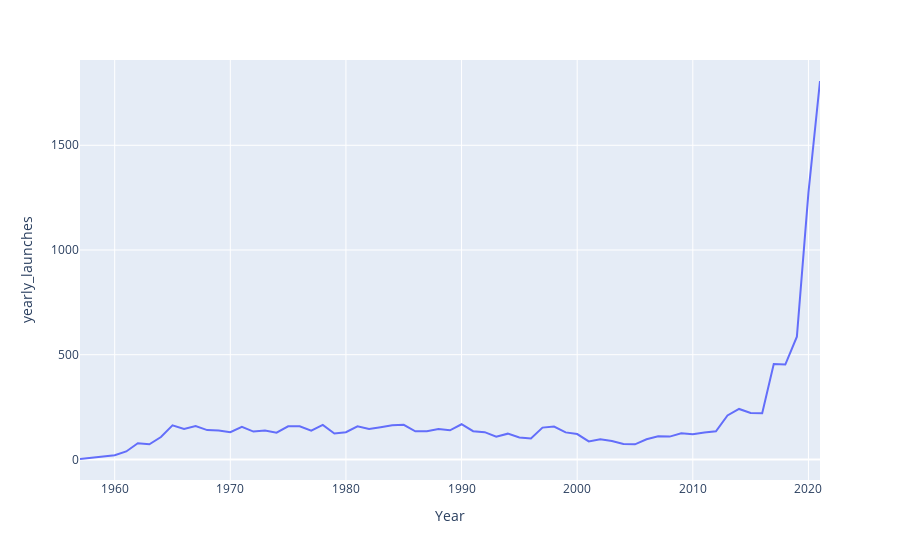

Source (notebook cell):
### Code cell
import plotly.express as px
fig3 = px.line(
                launch1, 
                x='Year',
                y='yearly_launches')
fig3.show()

### Figure 1 — Plotly figure (JSON) as saved in the notebook; plotly's stock layout.template omitted (floating-point values rounded to 4 significant figures)
{"data": [{"hovertemplate": "Year=%{x}<br>yearly_launches=%{y}<extra></extra>", "legendgroup": "", "line": {"color": "#636efa", "dash": "solid"}, "marker": {"symbol": "circle"}, "mode": "lines", "name": "", "orientation": "v", "showlegend": false, "type": "scatter", "x": [1957, 1958, 1959, 1960, 1961, 1962, 1963, 1964, 1965, 1966, 1967, 1968, 1969, 1970, 1971, 1972, 1973, 1974, 1975, 1976, 1977, 1978, 1979, 1980, 1981, 1982, 1983, 1984, 1985, 1986, 1987, 1988, 1989, 1990, 1991, 1992, 1993, 1994, 1995, 1996, 1997, 1998, 1999, 2000, 2001, 2002, 2003, 2004, 2005, 2006, 2007, 2008, 2009, 2010, 2011, 2012, 2013, 2014, 2015, 2016, 2017, 2018, 2019, 2020, 2021], "xaxis": "x", "y": [2, 8, 14, 20, 38, 77, 72, 107, 163, 145, 159, 140, 138, 130, 156, 133, 138, 128, 158, 158, 137, 165, 124, 130, 158, 145, 154, 163, 165, 134, 135, 145, 139, 168, 135, 130, 108, 123, 105, 100, 152, 157, 129, 121, 86, 96, 88, 74, 72, 96, 111, 109, 125, 120, 129, 134, 210, 241, 222, 221, 456, 453, 586, 1274, 1807], "yaxis": "y"}], "layout": {"legend": {"tracegroupgap": 0}, "margin": {"t": 60}, "xaxis": {"anchor": "y", "domain": [0, 1], "title": {"text": "Year"}}, "yaxis": {"anchor": "x", "domain": [0, 1], "title": {"text": "yearly_launches"}}}}
